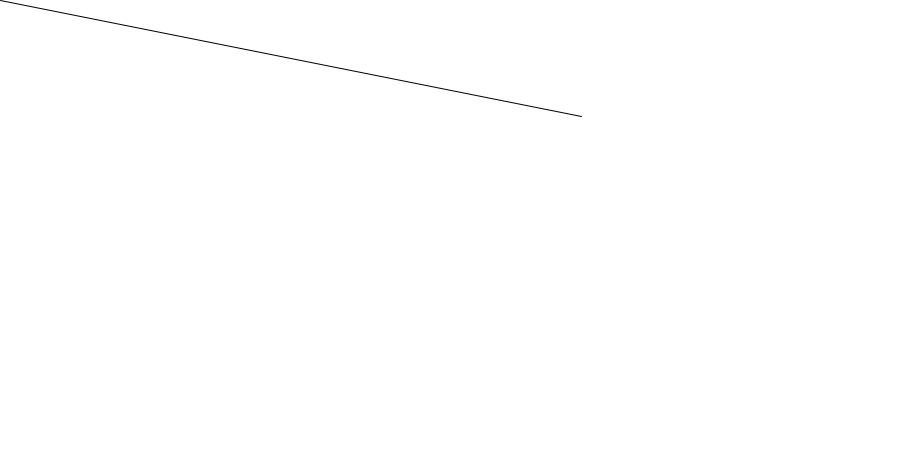
Frame 1 (no input)
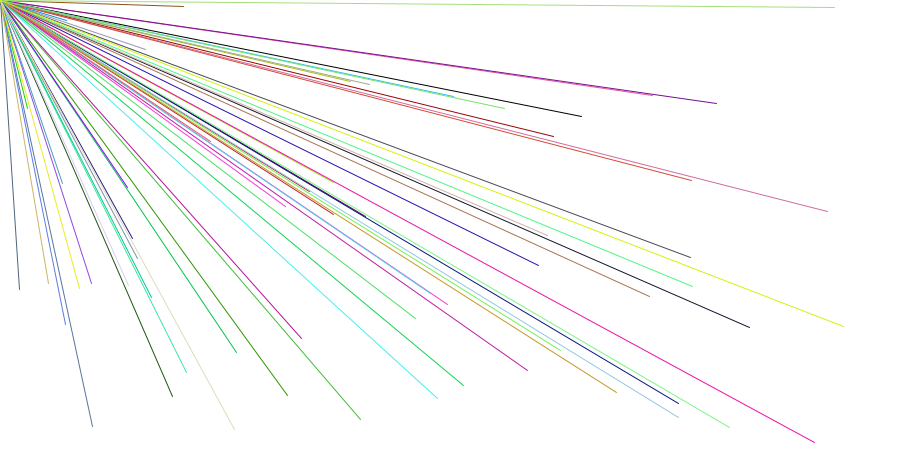
Frame 60 (the mouse pressed at the canvas centre just before this capture)
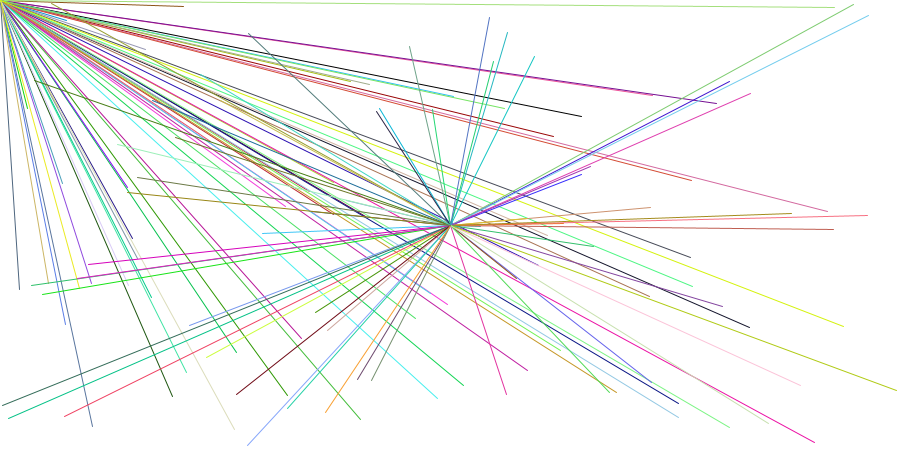
Frame 120 (the mouse held since frame 60 and released just before this capture)

The Processing sketch that drew these frames (run headless with seeded random() and noise(); from frame 60 on, the mouse is pressed at the canvas centre):

// Processing sketch: processing_39279
// ── processing_39279.pde

float r = 50;
float theta = 0;
 
void setup() 
{
  size(900,450);
  background(255);
  smooth();
}
 
void draw() 
{
   
  if (mousePressed && (mouseButton == LEFT)) 
  {
       
      float x = r * cos(theta);
      float y = r * sin(theta);
     
      noStroke();
      fill(random(255),random(255),random(255),random(255));
       
      ellipse(x+mouseX, y+mouseY, 16, 16);
     
      theta += 1.2;
  } else if (mousePressed && (mouseButton == RIGHT))
  {
     ellipse(mouseX, mouseY,random(width/4), random(height/4));
     stroke(random(255),random(255),random(255));
     fill(random(255),random(255),random(255));
  }
  else
  { 
     line(random(width), random(height), mouseX, mouseY);
     stroke(random(255),random(255),random(255));  
  }
}
